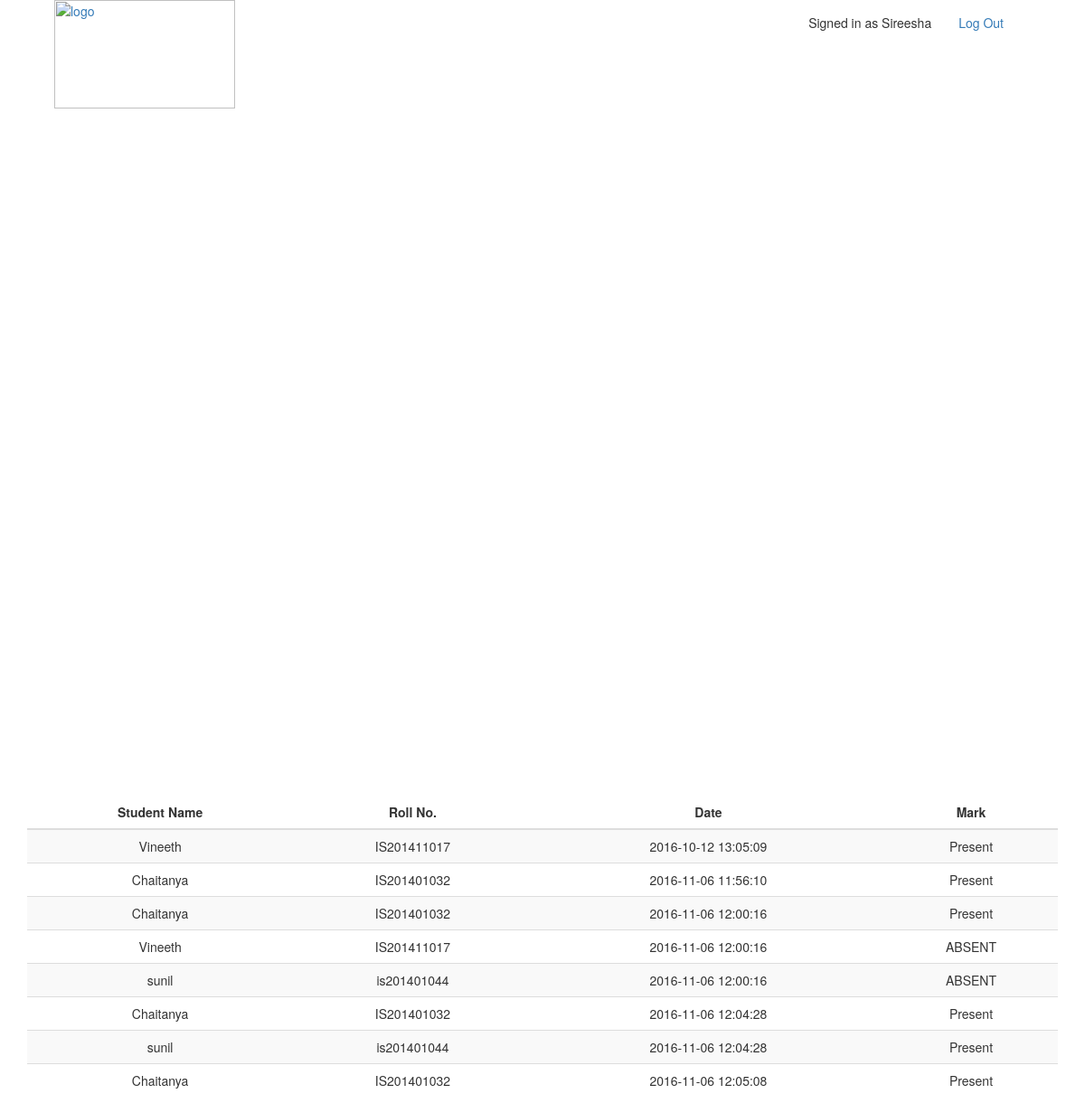
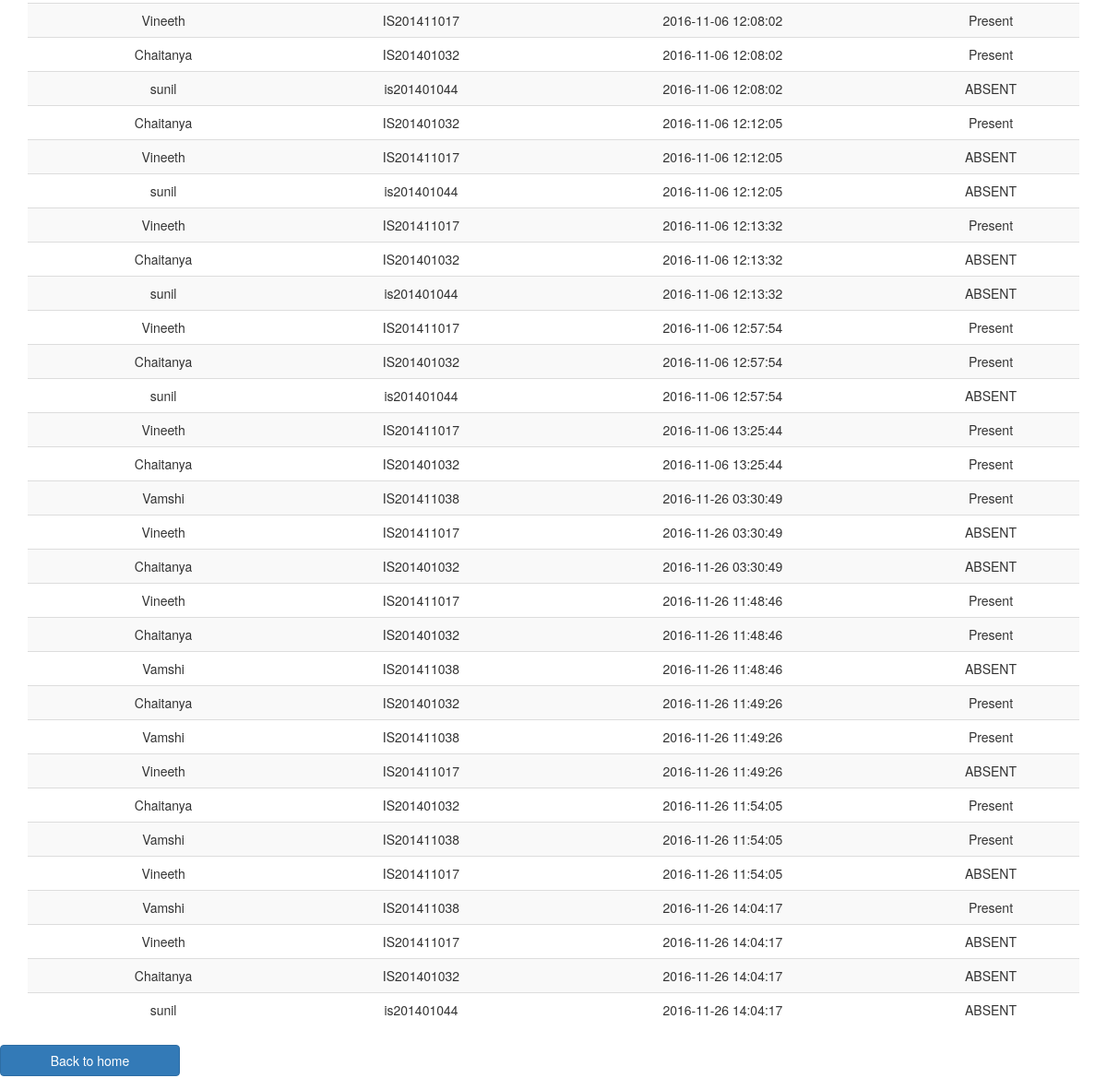
The page /version2/display_attendance3.php?cid=13 (signed in) on the database its author committed (2 pictures, top to bottom).
### tables this page shows
CREATE TABLE IF NOT EXISTS `attendance` (
  `sid` int(11) NOT NULL,
  `cid` int(11) NOT NULL,
  `dt` datetime NOT NULL,
  `mark` varchar(10) NOT NULL,
  `fid` int(11) NOT NULL
);

CREATE TABLE IF NOT EXISTS `students` (
  `sid` int(11) NOT NULL AUTO_INCREMENT,
  `Name` varchar(100) NOT NULL,
  `Password` varchar(100) NOT NULL,
  `Roll_No` varchar(11) NOT NULL,
  `email_Id` varchar(40) NOT NULL,
  `Phone_no` int(11) NOT NULL,
  PRIMARY KEY (`sid`),
  UNIQUE KEY `email_Id` (`email_Id`)
);

### version2/display_attendance3.php (the view, shortened to what this page needs)
<!DOCTYPE html>
<html>
<head>
    <link rel="stylesheet" href="css/bootstrap.min.css" type="text/css" />
</head>
<body>
  <nav class="container" >
      <div class="">
          <div class="navbar-header">
              <a class="navbar-brand" href="index.php"></a>
          </div>
            	<a href="index.php"><img src="images/logo3.png" width="200px" height="120px" title="logo" /></a>
              <ul class="nav navbar-nav navbar-right">
                  <?php if (isset($_SESSION['usr_id'])) { ?>
                  <li><p class="navbar-text">Signed in as <?php echo $_SESSION['usr_name'];
                  $u=$_SESSION['usr_id'] ;?></p></li>
                  <li><a href="logout.php">Log Out</a></li>
                  <li><a href="login.php"></a></li>
                  <li><a href="register.php"></a></li>
                  <?php } ?>
              </ul>
          </div>
  </nav>
<?php
include_once 'dbconnect.php';
$cid = mysqli_real_escape_string($con,$_GET['cid']);
$sql = " select s.name,s.roll_no,a.dt,a.mark from students s,attendance a where s.sid = a.sid and a.cid = $cid";
$result = $con->query($sql);
if ($result->num_rows > 0) {
    echo "<div class='container'><table class='table table-striped '>
    <thead>
      <tr>
        <th><center>Student Name</center></th>
        <th><center>Roll No.</center></th>
        <th><center>Date</center></th>
        <th><center>Mark</center></th>
        </tr>
    </thead>
    <tbody>";
    while($row = $result->fetch_assoc()) {
        echo "<tr><td><center>"."$row[name]"."</center></td><td><center>"."$row[roll_no]"."</center></td><td><center>"."$row[dt]"."</center></td><td><center>"."$row[mark]"."</center></td> </tr>";
        echo "<br>";
    }
} else {
  $t = 1;
    echo "Sorry 0 results <br> ";
}
?>
</tbody>
</table>
</div>
<div class="form-group">
        <a href="facpage.php"><input type="back" value="Back to home" class="btn btn-primary" /></a>
</div>
</body>
</html>

### rows shown on the page
attendance: sid.Name "Vineeth", sid.Roll_No "IS201411017", dt "2016-10-12 13:05:09", mark "Present"
attendance: sid.Name "Chaitanya", sid.Roll_No "IS201401032", dt "2016-11-06 11:56:10", mark "Present"
attendance: sid.Name "Chaitanya", sid.Roll_No "IS201401032", dt "2016-11-06 12:00:16", mark "Present"
attendance: sid.Name "Vineeth", sid.Roll_No "IS201411017", dt "2016-11-06 12:00:16", mark "ABSENT"
attendance: sid.Name "sunil", sid.Roll_No "is201401044", dt "2016-11-06 12:00:16", mark "ABSENT"
attendance: sid.Name "Chaitanya", sid.Roll_No "IS201401032", dt "2016-11-06 12:04:28", mark "Present"
attendance: sid.Name "sunil", sid.Roll_No "is201401044", dt "2016-11-06 12:04:28", mark "Present"
attendance: sid.Name "Chaitanya", sid.Roll_No "IS201401032", dt "2016-11-06 12:05:08", mark "Present"
attendance: sid.Name "Vineeth", sid.Roll_No "IS201411017", dt "2016-11-06 12:08:02", mark "Present"
attendance: sid.Name "Chaitanya", sid.Roll_No "IS201401032", dt "2016-11-06 12:08:02", mark "Present"
attendance: sid.Name "sunil", sid.Roll_No "is201401044", dt "2016-11-06 12:08:02", mark "ABSENT"
attendance: sid.Name "Chaitanya", sid.Roll_No "IS201401032", dt "2016-11-06 12:12:05", mark "Present"
attendance: sid.Name "Vineeth", sid.Roll_No "IS201411017", dt "2016-11-06 12:12:05", mark "ABSENT"
attendance: sid.Name "sunil", sid.Roll_No "is201401044", dt "2016-11-06 12:12:05", mark "ABSENT"
attendance: sid.Name "Vineeth", sid.Roll_No "IS201411017", dt "2016-11-06 12:13:32", mark "Present"
attendance: sid.Name "Chaitanya", sid.Roll_No "IS201401032", dt "2016-11-06 12:13:32", mark "ABSENT"
attendance: sid.Name "sunil", sid.Roll_No "is201401044", dt "2016-11-06 12:13:32", mark "ABSENT"
attendance: sid.Name "Vineeth", sid.Roll_No "IS201411017", dt "2016-11-06 12:57:54", mark "Present"
attendance: sid.Name "Chaitanya", sid.Roll_No "IS201401032", dt "2016-11-06 12:57:54", mark "Present"
attendance: sid.Name "sunil", sid.Roll_No "is201401044", dt "2016-11-06 12:57:54", mark "ABSENT"
attendance: sid.Name "Vineeth", sid.Roll_No "IS201411017", dt "2016-11-06 13:25:44", mark "Present"
attendance: sid.Name "Chaitanya", sid.Roll_No "IS201401032", dt "2016-11-06 13:25:44", mark "Present"
attendance: sid.Name "Vamshi", sid.Roll_No "IS201411038", dt "2016-11-26 03:30:49", mark "Present"
attendance: sid.Name "Vineeth", sid.Roll_No "IS201411017", dt "2016-11-26 03:30:49", mark "ABSENT"
attendance: sid.Name "Chaitanya", sid.Roll_No "IS201401032", dt "2016-11-26 03:30:49", mark "ABSENT"
attendance: sid.Name "Vineeth", sid.Roll_No "IS201411017", dt "2016-11-26 11:48:46", mark "Present"
attendance: sid.Name "Chaitanya", sid.Roll_No "IS201401032", dt "2016-11-26 11:48:46", mark "Present"
attendance: sid.Name "Vamshi", sid.Roll_No "IS201411038", dt "2016-11-26 11:48:46", mark "ABSENT"
attendance: sid.Name "Chaitanya", sid.Roll_No "IS201401032", dt "2016-11-26 11:49:26", mark "Present"
attendance: sid.Name "Vamshi", sid.Roll_No "IS201411038", dt "2016-11-26 11:49:26", mark "Present"
attendance: sid.Name "Vineeth", sid.Roll_No "IS201411017", dt "2016-11-26 11:49:26", mark "ABSENT"
attendance: sid.Name "Chaitanya", sid.Roll_No "IS201401032", dt "2016-11-26 11:54:05", mark "Present"
attendance: sid.Name "Vamshi", sid.Roll_No "IS201411038", dt "2016-11-26 11:54:05", mark "Present"
attendance: sid.Name "Vineeth", sid.Roll_No "IS201411017", dt "2016-11-26 11:54:05", mark "ABSENT"
attendance: sid.Name "Vamshi", sid.Roll_No "IS201411038", dt "2016-11-26 14:04:17", mark "Present"
attendance: sid.Name "Vineeth", sid.Roll_No "IS201411017", dt "2016-11-26 14:04:17", mark "ABSENT"
attendance: sid.Name "Chaitanya", sid.Roll_No "IS201401032", dt "2016-11-26 14:04:17", mark "ABSENT"
attendance: sid.Name "sunil", sid.Roll_No "is201401044", dt "2016-11-26 14:04:17", mark "ABSENT"

### other values the page prints
$_SESSION['usr_name'] "Sireesha"
